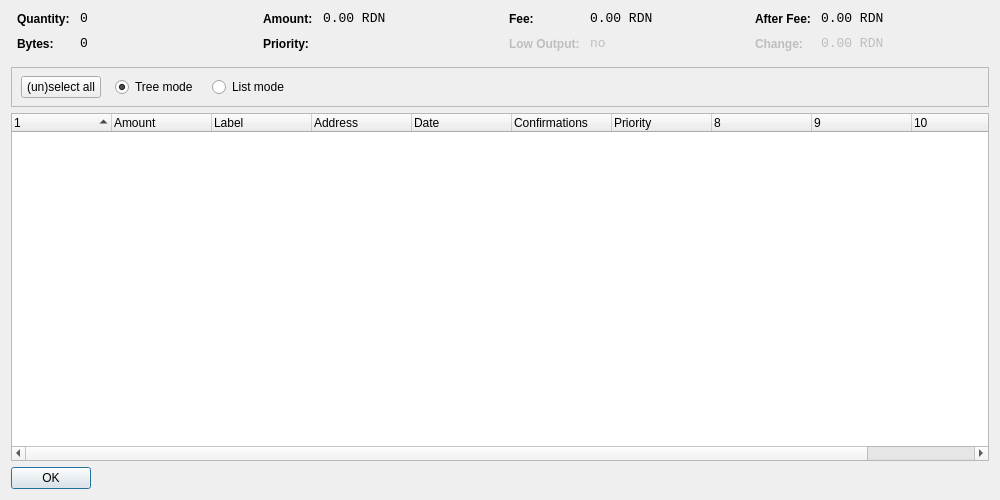
<?xml version="1.0" encoding="UTF-8"?>
<ui version="4.0">
 <class>CoinControlDialog</class>
 <widget class="QDialog" name="CoinControlDialog">
  <property name="geometry">
   <rect>
    <x>0</x>
    <y>0</y>
    <width>1000</width>
    <height>500</height>
   </rect>
  </property>
  <property name="windowTitle">
   <string>Coin Control</string>
  </property>
  <layout class="QVBoxLayout" name="verticalLayout">
   <item>
    <layout class="QHBoxLayout" name="horizontalLayoutTop" stretch="0,0,0,0">
     <property name="topMargin">
      <number>0</number>
     </property>
     <property name="bottomMargin">
      <number>10</number>
     </property>
     <item>
      <layout class="QFormLayout" name="formLayoutCoinControl1">
       <property name="horizontalSpacing">
        <number>10</number>
       </property>
       <property name="verticalSpacing">
        <number>10</number>
       </property>
       <property name="leftMargin">
        <number>6</number>
       </property>
       <property name="rightMargin">
        <number>6</number>
       </property>
       <item row="0" column="0">
        <widget class="QLabel" name="labelCoinControlQuantityText">
         <property name="styleSheet">
          <string notr="true">font-weight:bold;</string>
         </property>
         <property name="text">
          <string>Quantity:</string>
         </property>
        </widget>
       </item>
       <item row="0" column="1">
        <widget class="QLabel" name="labelCoinControlQuantity">
         <property name="font">
          <font>
           <family>Monospace</family>
           <pointsize>10</pointsize>
          </font>
         </property>
         <property name="cursor">
          <cursorShape>IBeamCursor</cursorShape>
         </property>
         <property name="contextMenuPolicy">
          <enum>Qt::ActionsContextMenu</enum>
         </property>
         <property name="text">
          <string notr="true">0</string>
         </property>
         <property name="textInteractionFlags">
          <set>Qt::LinksAccessibleByMouse|Qt::TextSelectableByKeyboard|Qt::TextSelectableByMouse</set>
         </property>
        </widget>
       </item>
       <item row="1" column="0">
        <widget class="QLabel" name="labelCoinControlBytesText">
         <property name="styleSheet">
          <string notr="true">font-weight:bold;</string>
         </property>
         <property name="text">
          <string>Bytes:</string>
         </property>
        </widget>
       </item>
       <item row="1" column="1">
        <widget class="QLabel" name="labelCoinControlBytes">
         <property name="font">
          <font>
           <family>Monospace</family>
           <pointsize>10</pointsize>
          </font>
         </property>
         <property name="cursor">
          <cursorShape>IBeamCursor</cursorShape>
         </property>
         <property name="contextMenuPolicy">
          <enum>Qt::ActionsContextMenu</enum>
         </property>
         <property name="text">
          <string notr="true">0</string>
         </property>
         <property name="textInteractionFlags">
          <set>Qt::LinksAccessibleByMouse|Qt::TextSelectableByKeyboard|Qt::TextSelectableByMouse</set>
         </property>
        </widget>
       </item>
      </layout>
     </item>
     <item>
      <layout class="QFormLayout" name="formLayoutCoinControl2">
       <property name="horizontalSpacing">
        <number>10</number>
       </property>
       <property name="verticalSpacing">
        <number>10</number>
       </property>
       <property name="leftMargin">
        <number>6</number>
       </property>
       <property name="rightMargin">
        <number>6</number>
       </property>
       <item row="0" column="0">
        <widget class="QLabel" name="labelCoinControlAmountText">
         <property name="styleSheet">
          <string notr="true">font-weight:bold;</string>
         </property>
         <property name="text">
          <string>Amount:</string>
         </property>
        </widget>
       </item>
       <item row="0" column="1">
        <widget class="QLabel" name="labelCoinControlAmount">
         <property name="font">
          <font>
           <family>Monospace</family>
           <pointsize>10</pointsize>
          </font>
         </property>
         <property name="cursor">
          <cursorShape>IBeamCursor</cursorShape>
         </property>
         <property name="contextMenuPolicy">
          <enum>Qt::ActionsContextMenu</enum>
         </property>
         <property name="text">
          <string notr="true">0.00 RDN</string>
         </property>
         <property name="textInteractionFlags">
          <set>Qt::LinksAccessibleByMouse|Qt::TextSelectableByKeyboard|Qt::TextSelectableByMouse</set>
         </property>
        </widget>
       </item>
       <item row="1" column="0">
        <widget class="QLabel" name="labelCoinControlPriorityText">
         <property name="styleSheet">
          <string notr="true">font-weight:bold;</string>
         </property>
         <property name="text">
          <string>Priority:</string>
         </property>
        </widget>
       </item>
       <item row="1" column="1">
        <widget class="QLabel" name="labelCoinControlPriority">
         <property name="font">
          <font>
           <family>Monospace</family>
           <pointsize>10</pointsize>
          </font>
         </property>
         <property name="cursor">
          <cursorShape>IBeamCursor</cursorShape>
         </property>
         <property name="contextMenuPolicy">
          <enum>Qt::ActionsContextMenu</enum>
         </property>
         <property name="text">
          <string/>
         </property>
         <property name="textInteractionFlags">
          <set>Qt::LinksAccessibleByMouse|Qt::TextSelectableByKeyboard|Qt::TextSelectableByMouse</set>
         </property>
        </widget>
       </item>
      </layout>
     </item>
     <item>
      <layout class="QFormLayout" name="formLayoutCoinControl3">
       <property name="horizontalSpacing">
        <number>10</number>
       </property>
       <property name="verticalSpacing">
        <number>10</number>
       </property>
       <property name="leftMargin">
        <number>6</number>
       </property>
       <property name="rightMargin">
        <number>6</number>
       </property>
       <item row="0" column="0">
        <widget class="QLabel" name="labelCoinControlFeeText">
         <property name="styleSheet">
          <string notr="true">font-weight:bold;</string>
         </property>
         <property name="text">
          <string>Fee:</string>
         </property>
        </widget>
       </item>
       <item row="0" column="1">
        <widget class="QLabel" name="labelCoinControlFee">
         <property name="font">
          <font>
           <family>Monospace</family>
           <pointsize>10</pointsize>
          </font>
         </property>
         <property name="cursor">
          <cursorShape>IBeamCursor</cursorShape>
         </property>
         <property name="contextMenuPolicy">
          <enum>Qt::ActionsContextMenu</enum>
         </property>
         <property name="text">
          <string notr="true">0.00 RDN</string>
         </property>
         <property name="textInteractionFlags">
          <set>Qt::LinksAccessibleByMouse|Qt::TextSelectableByKeyboard|Qt::TextSelectableByMouse</set>
         </property>
        </widget>
       </item>
       <item row="1" column="0">
        <widget class="QLabel" name="labelCoinControlLowOutputText">
         <property name="enabled">
          <bool>false</bool>
         </property>
         <property name="styleSheet">
          <string notr="true">font-weight:bold;</string>
         </property>
         <property name="text">
          <string>Low Output:</string>
         </property>
        </widget>
       </item>
       <item row="1" column="1">
        <widget class="QLabel" name="labelCoinControlLowOutput">
         <property name="enabled">
          <bool>false</bool>
         </property>
         <property name="font">
          <font>
           <family>Monospace</family>
           <pointsize>10</pointsize>
          </font>
         </property>
         <property name="cursor">
          <cursorShape>IBeamCursor</cursorShape>
         </property>
         <property name="contextMenuPolicy">
          <enum>Qt::ActionsContextMenu</enum>
         </property>
         <property name="text">
          <string notr="true">no</string>
         </property>
         <property name="textInteractionFlags">
          <set>Qt::LinksAccessibleByMouse|Qt::TextSelectableByKeyboard|Qt::TextSelectableByMouse</set>
         </property>
        </widget>
       </item>
      </layout>
     </item>
     <item>
      <layout class="QFormLayout" name="formLayoutCoinControl4">
       <property name="horizontalSpacing">
        <number>10</number>
       </property>
       <property name="verticalSpacing">
        <number>10</number>
       </property>
       <property name="leftMargin">
        <number>6</number>
       </property>
       <property name="rightMargin">
        <number>6</number>
       </property>
       <item row="0" column="0">
        <widget class="QLabel" name="labelCoinControlAfterFeeText">
         <property name="styleSheet">
          <string notr="true">font-weight:bold;</string>
         </property>
         <property name="text">
          <string>After Fee:</string>
         </property>
        </widget>
       </item>
       <item row="0" column="1">
        <widget class="QLabel" name="labelCoinControlAfterFee">
         <property name="font">
          <font>
           <family>Monospace</family>
           <pointsize>10</pointsize>
          </font>
         </property>
         <property name="cursor">
          <cursorShape>IBeamCursor</cursorShape>
         </property>
         <property name="contextMenuPolicy">
          <enum>Qt::ActionsContextMenu</enum>
         </property>
         <property name="text">
          <string notr="true">0.00 RDN</string>
         </property>
         <property name="textInteractionFlags">
          <set>Qt::LinksAccessibleByMouse|Qt::TextSelectableByKeyboard|Qt::TextSelectableByMouse</set>
         </property>
        </widget>
       </item>
       <item row="1" column="0">
        <widget class="QLabel" name="labelCoinControlChangeText">
         <property name="enabled">
          <bool>false</bool>
         </property>
         <property name="styleSheet">
          <string notr="true">font-weight:bold;</string>
         </property>
         <property name="text">
          <string>Change:</string>
         </property>
        </widget>
       </item>
       <item row="1" column="1">
        <widget class="QLabel" name="labelCoinControlChange">
         <property name="enabled">
          <bool>false</bool>
         </property>
         <property name="font">
          <font>
           <family>Monospace</family>
           <pointsize>10</pointsize>
          </font>
         </property>
         <property name="cursor">
          <cursorShape>IBeamCursor</cursorShape>
         </property>
         <property name="contextMenuPolicy">
          <enum>Qt::ActionsContextMenu</enum>
         </property>
         <property name="text">
          <string notr="true">0.00 RDN</string>
         </property>
         <property name="textInteractionFlags">
          <set>Qt::LinksAccessibleByMouse|Qt::TextSelectableByKeyboard|Qt::TextSelectableByMouse</set>
         </property>
        </widget>
       </item>
      </layout>
     </item>
    </layout>
   </item>
   <item>
    <widget class="QFrame" name="frame">
     <property name="minimumSize">
      <size>
       <width>0</width>
       <height>40</height>
      </size>
     </property>
     <property name="frameShape">
      <enum>QFrame::StyledPanel</enum>
     </property>
     <property name="frameShadow">
      <enum>QFrame::Sunken</enum>
     </property>
     <widget class="QWidget" name="horizontalLayoutWidget">
      <property name="geometry">
       <rect>
        <x>10</x>
        <y>0</y>
        <width>781</width>
        <height>41</height>
       </rect>
      </property>
      <layout class="QHBoxLayout" name="horizontalLayoutPanel" stretch="0,0,0,0,0">
       <property name="spacing">
        <number>14</number>
       </property>
       <item>
        <widget class="QPushButton" name="pushButtonSelectAll">
         <property name="sizePolicy">
          <sizepolicy hsizetype="Maximum" vsizetype="Fixed">
           <horstretch>0</horstretch>
           <verstretch>0</verstretch>
          </sizepolicy>
         </property>
         <property name="text">
          <string>(un)select all</string>
         </property>
        </widget>
       </item>
       <item>
        <widget class="QRadioButton" name="radioTreeMode">
         <property name="sizePolicy">
          <sizepolicy hsizetype="Maximum" vsizetype="Fixed">
           <horstretch>0</horstretch>
           <verstretch>0</verstretch>
          </sizepolicy>
         </property>
         <property name="text">
          <string>Tree mode</string>
         </property>
         <property name="checked">
          <bool>true</bool>
         </property>
        </widget>
       </item>
       <item>
        <widget class="QRadioButton" name="radioListMode">
         <property name="sizePolicy">
          <sizepolicy hsizetype="Maximum" vsizetype="Fixed">
           <horstretch>0</horstretch>
           <verstretch>0</verstretch>
          </sizepolicy>
         </property>
         <property name="text">
          <string>List mode</string>
         </property>
        </widget>
       </item>
       <item>
        <spacer name="horizontalSpacer">
         <property name="orientation">
          <enum>Qt::Horizontal</enum>
         </property>
         <property name="sizeHint" stdset="0">
          <size>
           <width>40</width>
           <height>20</height>
          </size>
         </property>
        </spacer>
       </item>
      </layout>
     </widget>
    </widget>
   </item>
   <item>
    <widget class="CoinControlTreeWidget" name="treeWidget">
     <property name="contextMenuPolicy">
      <enum>Qt::CustomContextMenu</enum>
     </property>
     <property name="sortingEnabled">
      <bool>false</bool>
     </property>
     <property name="columnCount">
      <number>11</number>
     </property>
     <attribute name="headerShowSortIndicator" stdset="0">
      <bool>true</bool>
     </attribute>
     <attribute name="headerStretchLastSection">
      <bool>false</bool>
     </attribute>
     <column>
      <property name="text">
       <string/>
      </property>
     </column>
     <column>
      <property name="text">
       <string>Amount</string>
      </property>
     </column>
     <column>
      <property name="text">
       <string>Label</string>
      </property>
     </column>
     <column>
      <property name="text">
       <string>Address</string>
      </property>
     </column>
     <column>
      <property name="text">
       <string>Date</string>
      </property>
     </column>
     <column>
      <property name="text">
       <string>Confirmations</string>
      </property>
      <property name="toolTip">
       <string>Confirmed</string>
      </property>
     </column>
     <column>
      <property name="text">
       <string>Priority</string>
      </property>
     </column>
     <column>
      <property name="text">
       <string/>
      </property>
     </column>
     <column>
      <property name="text">
       <string/>
      </property>
     </column>
     <column>
      <property name="text">
       <string/>
      </property>
     </column>
     <column>
      <property name="text">
       <string/>
      </property>
     </column>
    </widget>
   </item>
   <item>
    <widget class="QDialogButtonBox" name="buttonBox">
     <property name="sizePolicy">
      <sizepolicy hsizetype="Maximum" vsizetype="Fixed">
       <horstretch>0</horstretch>
       <verstretch>0</verstretch>
      </sizepolicy>
     </property>
     <property name="orientation">
      <enum>Qt::Horizontal</enum>
     </property>
     <property name="standardButtons">
      <set>QDialogButtonBox::Ok</set>
     </property>
    </widget>
   </item>
  </layout>
 </widget>
 <customwidgets>
  <customwidget>
   <class>CoinControlTreeWidget</class>
   <extends>QTreeWidget</extends>
   <header>coincontroltreewidget.h</header>
  </customwidget>
 </customwidgets>
 <resources/>
 <connections/>
</ui>
